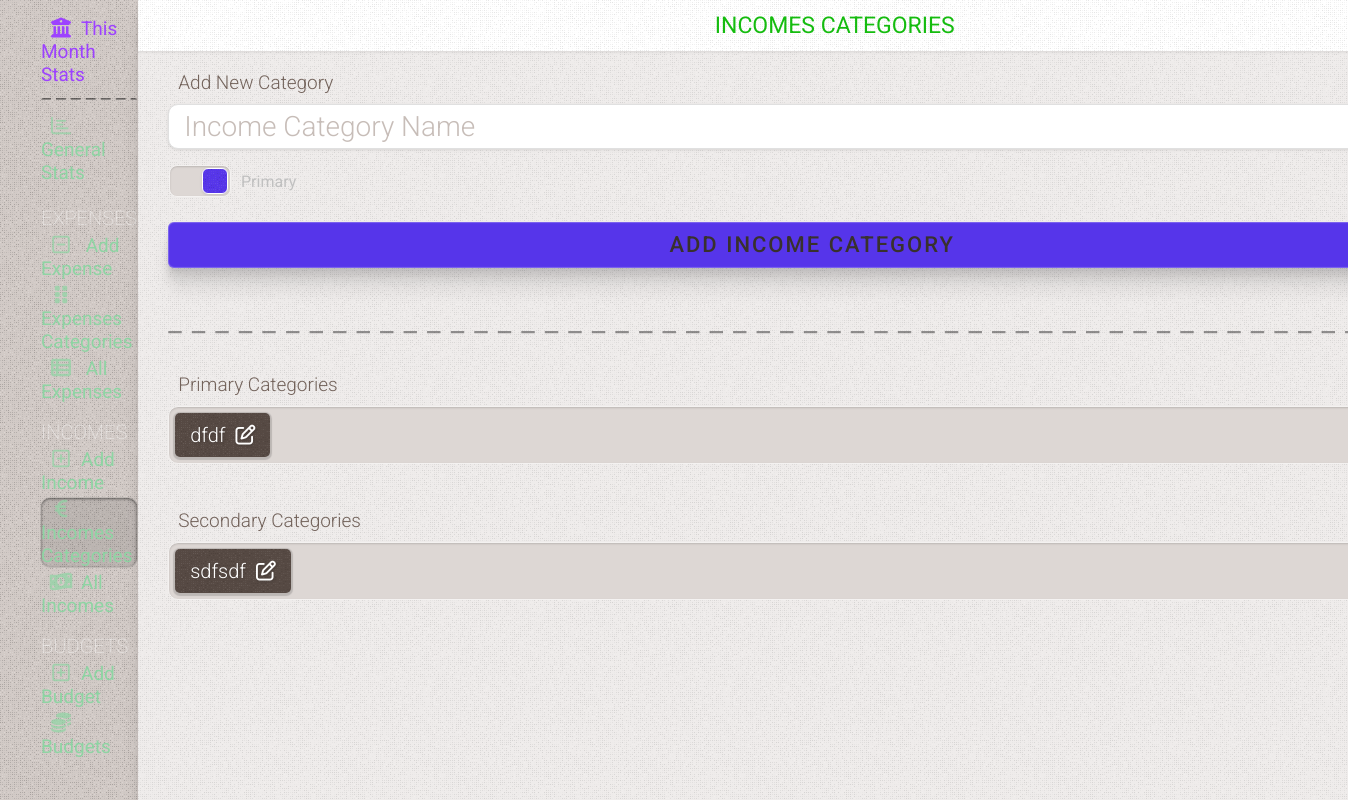
Before: /categories_income with the older database file.
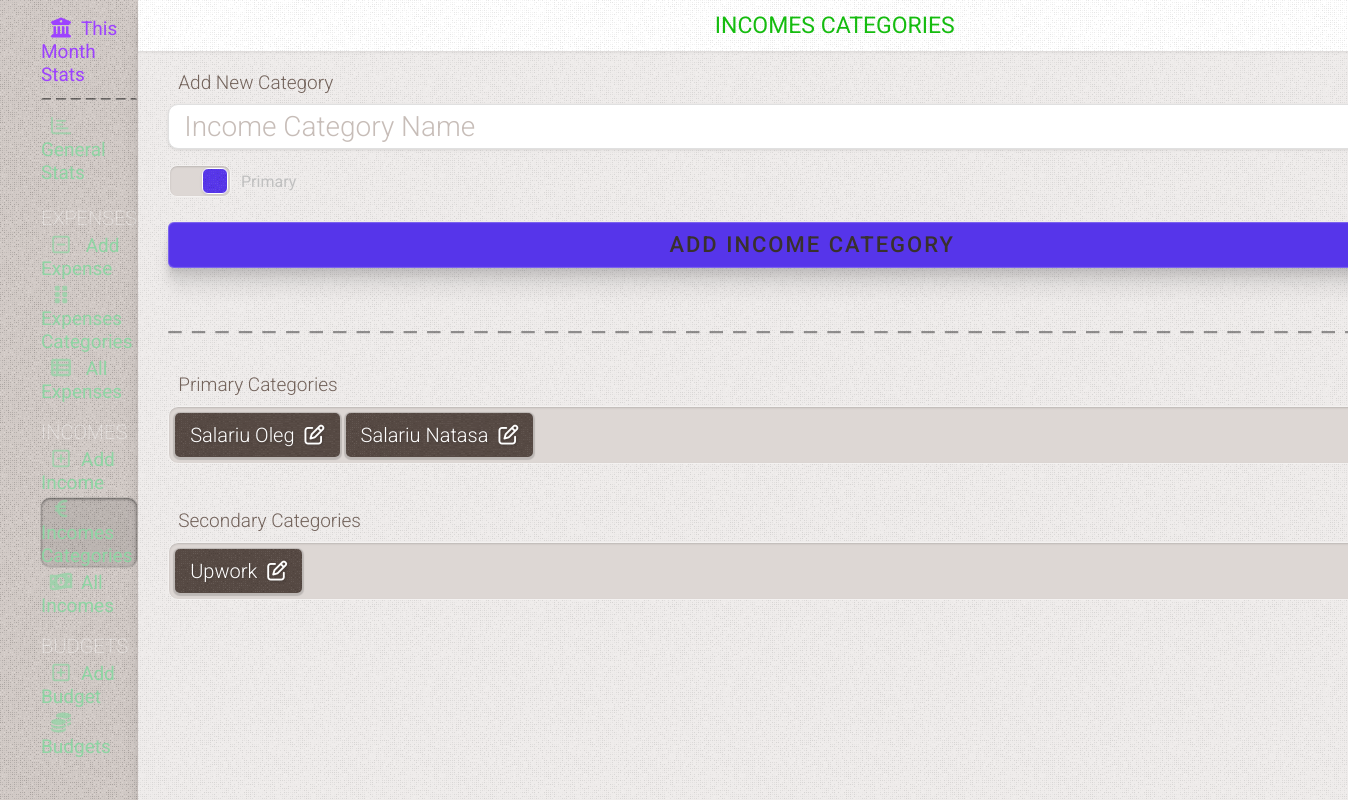
After: the same page with the newer database file.
### tables this page shows
CREATE TABLE categories_income
(
    id         INTEGER PRIMARY KEY AUTOINCREMENT,
    name       TEXT NOT NULL,
    primordial TEXT DEFAULT NULL,
    state      TEXT DEFAULT false
);

### app.py (the view, shortened to what this page needs)
@app.route('/categories_income', methods=('GET', 'POST'))
def categories_income():
    conn = get_db_connection()
    categories_income = conn.execute(
        'SELECT id, name, primordial, state FROM categories_income WHERE primordial = "true" ORDER BY state ').fetchall()
    categories_income_second = conn.execute(
        "SELECT id, name, primordial, state FROM categories_income  WHERE primordial IS NULL OR primordial = '' ORDER BY state ").fetchall()
    conn.close()
    return render_template('categories_income.html', title='Incomes categories', gradient='text-gradient-green',
                           categories_income=categories_income, categories_income_second=categories_income_second)

### app.py (called while the page is built)
def get_db_connection():
    conn = sqlite3.connect('static/database.db')
    conn.row_factory = sqlite3.Row
    return conn

### templates/categories_income.html (shortened to what this page needs)
{% extends 'base.html' %} {% block content %}
	<div class="page_title {{ gradient }}" >
		<span >{% block title %} {{ title }} {% endblock %}</span >
	</div >
	<div class="content flex flex-col gap-15" >
		<form method="post" >
			<div class="" >
				<div class="subtitle3" >Add New Category</div >
				<input type="text" name="category_income" placeholder="Income Category Name" class="big-input" />
				<div class="switch switch-big flex items-center mt-15" >
					<label for="primordial" ></label >
					<label for="primordial" class="second-label ml-10" >Primary</label >
				</div >
			</div >
			<div class="form-buttons mt-24" >
				<button type="submit" class="send-button" name="cat" >
					<span >Add income category</span >
				</button >
			</div >
		</form >
		{% if categories_income|length != 0 or categories_income_second|length != 0 %}
			<div class="divider" ></div >
			{% if categories_income|length > 0 %}
				<div >
					<div class="subtitle3" >Primary Categories</div >
					<div class="radio-group category-group category-group-second category-group-edit " >
						{% for id, category_income, primordial, state in categories_income %}
							<label
									class="badge {% if primordial == 'true' %} primary {% endif %} {% if state == 'true' %} hide-category {% endif %}" >
								<a href="/edit-category-income/{{ id }}" >{{ category_income }}<i
										class="fa-regular fa-pen-to-square" ></i ></a >
							</label >
						{% endfor %}
					</div >
				</div >
			{% endif %}
			{% if categories_income_second|length > 0 %}
				<div >
					<div class="subtitle3 mt-30" >Secondary Categories</div >
					<div class="radio-group category-group  category-group-second category-group-edit" >
						{% for id, category_income, primordial, state in categories_income_second %}
							<label class="badge  {% if state == 'true' %} hide-category {% endif %}" >
								<a href="/edit-category-income/{{ id }}" >{{ category_income }}<i
										class="fa-regular fa-pen-to-square" ></i ></a >
							</label >
						{% endfor %}
					</div >
				</div >
			{% endif %}
		{% endif %}
	</div >
{% endblock %}

Changed rows visible on the page:
removed categories_income: name "dfdf"
removed categories_income: name "sdfsdf"
added categories_income: name "Salariu Oleg"
added categories_income: name "Salariu Natasa"
added categories_income: name "Upwork"
